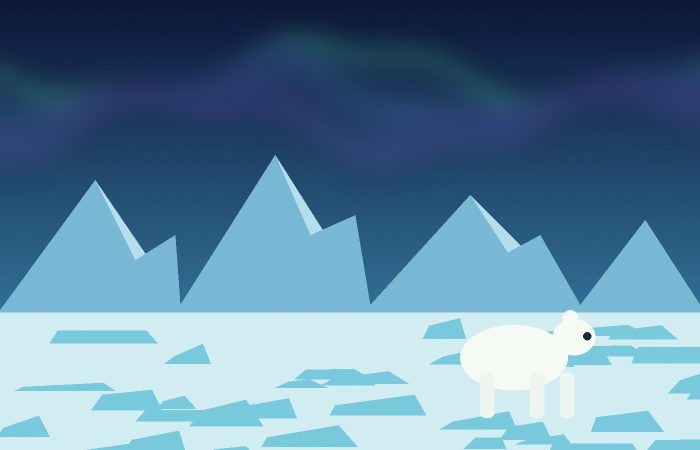
#> input picture assets/biome-arctic.jpg, 1400 x 900 px (shown at 1/2 size); its folder holds only this picture in this run
$ python -i generate_assets.py   (imports and definitions only)
#> lines starting #> are read from the running program, lines starting #| are printed output that depends on the picture
#> further down, picture is the input picture: PIL image 1400x900 RGB; mean R, G, B 95, 132.5, 158.9
from PIL import Image, ImageDraw, ImageFilter
import math, random
from pathlib import Path

OUT = Path('/mnt/data/wildatlas-prototype/assets')
# [1 line not run here, left out]
W, H = 1400, 900
# [1 line not run here, left out]

# [9 lines left out: function vertical_gradient, not called in this run]

def add_noise(img, amount=14, opacity=20):
#> called with amount = 14, opacity = 20
    noise = Image.new('L', img.size)
#> noise: PIL image 1400x900 L; every value is 0
    npx = noise.load()
    for y in range(H):
        for x in range(W):
            npx[x, y] = random.randint(110-amount, 110+amount)
    noise = noise.filter(ImageFilter.GaussianBlur(0.35))
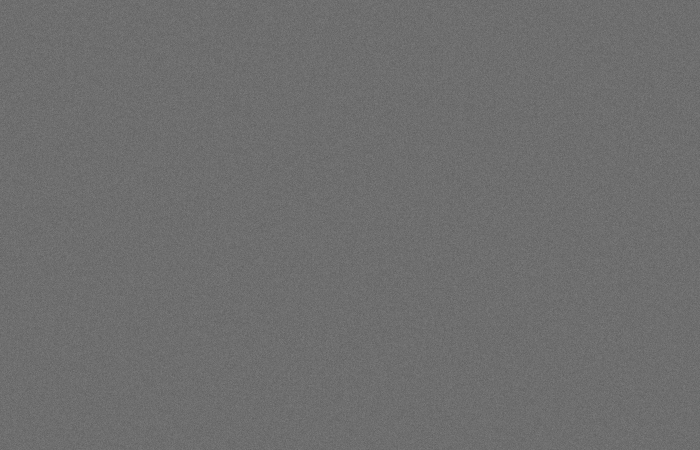
#> noise: PIL image 1400x900 L (shown at 1/2 size); min 96, max 124, mean 110
    layer = Image.new('RGBA', img.size, (255,255,255,0))
    layer.putalpha(noise.point(lambda p: int((p/255)*opacity)))
    return Image.alpha_composite(img.convert('RGBA'), layer)

def ellipse(draw, box, fill):
    draw.ellipse(tuple(map(int, box)), fill=fill)

def polygon(draw, pts, fill):
    draw.polygon([(int(x), int(y)) for x,y in pts], fill=fill)

def save(img, name):
    img.convert('RGB').save(OUT / name, quality=92, optimize=True)


# [224 lines left out: functions rainforest, savanna, coral, arctic, islands, wetlands and 2 more, not called in this run]

# [2 lines not run here, left out]

>>> from PIL import Image
>>> picture = Image.open('assets/biome-arctic.jpg')
>>> result = add_noise(picture)
